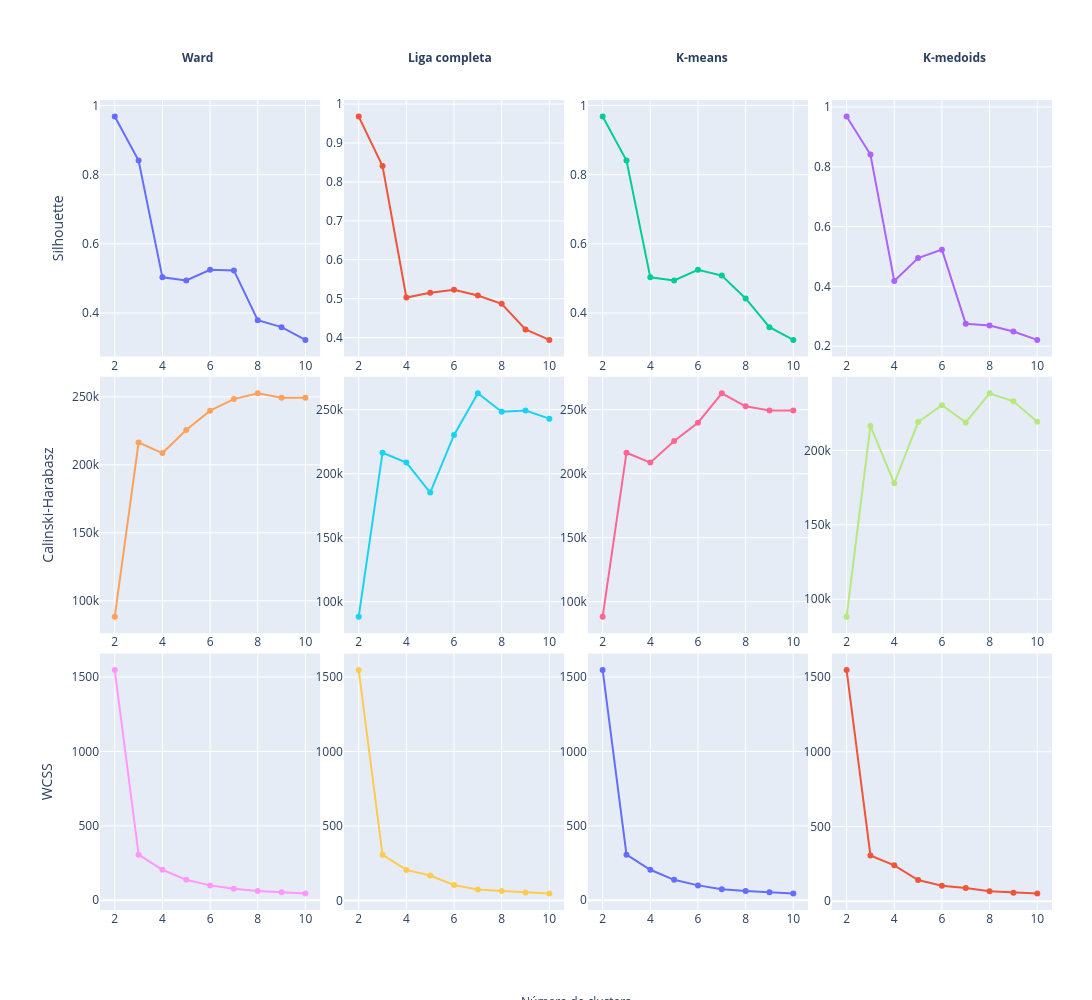

The cell this chart's notebook holds for it:
### Code cell
from plotly.subplots import make_subplots

import plotly.graph_objects as go

fig_metricas = make_subplots(
    rows=3,
    cols=4,
    vertical_spacing=0.025,
    horizontal_spacing=0.025
)

# Nombres de los métodos únicamente en la parte superior
metodos_nombres = ["Ward", "Liga completa", "K-means", "K-medoids"]
posiciones_x = [0.1025, 0.3675, 0.6325, 0.8975]

for x, metodo in zip(posiciones_x, metodos_nombres):
    fig_metricas.add_annotation(
        x=x,
        y=1.04,
        xref="paper",
        yref="paper",
        text=f"<b>{metodo}</b>",
        showarrow=False,
        xanchor="center",
        yanchor="bottom"
    )

# Ocultar visualmente los títulos individuales del eje X.
# El texto global se agrega posteriormente como anotación central.
fig_metricas.update_xaxes(
    title_font=dict(color="rgba(0,0,0,0)")
)

fig_metricas.add_annotation(
    x=0.5,
    y=-0.10,
    xref="paper",
    yref="paper",
    text="Número de clusters",
    showarrow=False,
    xanchor="center",
    yanchor="top"
)

fig_metricas.update_layout(
    margin=dict(t=100, b=90, l=100, r=40)
)

metodos = {
    "Ward": ward,
    "Liga completa": complete,
    "K-means": kmeans,
    "K-medoids": kmedoids
}

metricas = ["Silhouette", "Calinski-Harabasz", "WCSS"]

for fila, metrica in enumerate(metricas, start=1):
    for columna, (metodo, resultados) in enumerate(metodos.items(), start=1):
        fig_metricas.add_trace(
            go.Scatter(
                x=resultados["Número de clusters"],
                y=resultados[metrica],
                mode="lines+markers+text",
                text=None,
                textposition="top center",
                name=metodo,
                showlegend=False
            ),
            row=fila,
            col=columna
        )

fig_metricas.update_xaxes(title_text="Número de clusters")

for fila in range(1, 4):
    fig_metricas.update_yaxes(
        title_text=metricas[fila - 1],
        row=fila,
        col=1
    )

fig_metricas.update_layout(
    title_x=0.5,
    width=1500,
    height=1000,
    showlegend=False
)

fig_metricas.show()

### Figure 1 — Plotly figure (JSON) as saved in the notebook; plotly's stock layout.template omitted (floating-point values rounded to 4 significant figures)
{"data": [{"mode": "lines+markers+text", "name": "Ward", "showlegend": false, "textposition": "top center", "type": "scatter", "x": [2, 3, 4, 5, 6, 7, 8, 9, 10], "xaxis": "x", "y": [0.968, 0.841, 0.503, 0.494, 0.525, 0.523, 0.379, 0.359, 0.322], "yaxis": "y"}, {"mode": "lines+markers+text", "name": "Liga completa", "showlegend": false, "textposition": "top center", "type": "scatter", "x": [2, 3, 4, 5, 6, 7, 8, 9, 10], "xaxis": "x2", "y": [0.968, 0.841, 0.503, 0.515, 0.523, 0.508, 0.487, 0.421, 0.394], "yaxis": "y2"}, {"mode": "lines+markers+text", "name": "K-means", "showlegend": false, "textposition": "top center", "type": "scatter", "x": [2, 3, 4, 5, 6, 7, 8, 9, 10], "xaxis": "x3", "y": [0.968, 0.841, 0.503, 0.494, 0.525, 0.508, 0.442, 0.359, 0.322], "yaxis": "y3"}, {"mode": "lines+markers+text", "name": "K-medoids", "showlegend": false, "textposition": "top center", "type": "scatter", "x": [2, 3, 4, 5, 6, 7, 8, 9, 10], "xaxis": "x4", "y": [0.968, 0.841, 0.418, 0.495, 0.523, 0.275, 0.269, 0.249, 0.221], "yaxis": "y4"}, {"mode": "lines+markers+text", "name": "Ward", "showlegend": false, "textposition": "top center", "type": "scatter", "x": [2, 3, 4, 5, 6, 7, 8, 9, 10], "xaxis": "x5", "y": [88310.0, 216400.0, 208600.0, 225600.0, 239800.0, 248400.0, 252600.0, 249300.0, 249400.0], "yaxis": "y5"}, {"mode": "lines+markers+text", "name": "Liga completa", "showlegend": false, "textposition": "top center", "type": "scatter", "x": [2, 3, 4, 5, 6, 7, 8, 9, 10], "xaxis": "x6", "y": [88310.0, 216400.0, 208600.0, 185200.0, 230300.0, 262800.0, 248400.0, 249400.0, 243000.0], "yaxis": "y6"}, {"mode": "lines+markers+text", "name": "K-means", "showlegend": false, "textposition": "top center", "type": "scatter", "x": [2, 3, 4, 5, 6, 7, 8, 9, 10], "xaxis": "x7", "y": [88310.0, 216400.0, 208600.0, 225600.0, 239800.0, 262800.0, 252600.0, 249300.0, 249400.0], "yaxis": "y7"}, {"mode": "lines+markers+text", "name": "K-medoids", "showlegend": false, "textposition": "top center", "type": "scatter", "x": [2, 3, 4, 5, 6, 7, 8, 9, 10], "xaxis": "x8", "y": [88310.0, 216400.0, 177900.0, 219000.0, 230300.0, 218700.0, 238300.0, 232900.0, 219200.0], "yaxis": "y8"}, {"mode": "lines+markers+text", "name": "Ward", "showlegend": false, "textposition": "top center", "type": "scatter", "x": [2, 3, 4, 5, 6, 7, 8, 9, 10], "xaxis": "x9", "y": [1547.0, 305.9, 204.7, 137.2, 99.72, 77.38, 62.8, 53.52, 45.66], "yaxis": "y9"}, {"mode": "lines+markers+text", "name": "Liga completa", "showlegend": false, "textposition": "top center", "type": "scatter", "x": [2, 3, 4, 5, 6, 7, 8, 9, 10], "xaxis": "x10", "y": [1547.0, 305.9, 204.7, 167.2, 103.9, 73.13, 63.85, 53.52, 46.87], "yaxis": "y10"}, {"mode": "lines+markers+text", "name": "K-means", "showlegend": false, "textposition": "top center", "type": "scatter", "x": [2, 3, 4, 5, 6, 7, 8, 9, 10], "xaxis": "x11", "y": [1547.0, 305.9, 204.7, 137.2, 99.72, 73.13, 62.79, 53.52, 45.66], "yaxis": "y11"}, {"mode": "lines+markers+text", "name": "K-medoids", "showlegend": false, "textposition": "top center", "type": "scatter", "x": [2, 3, 4, 5, 6, 7, 8, 9, 10], "xaxis": "x12", "y": [1547.0, 305.9, 240.0, 141.4, 103.9, 87.85, 66.57, 57.29, 51.96], "yaxis": "y12"}], "layout": {"annotations": [{"showarrow": false, "text": "<b>Ward</b>", "x": 0.1025, "xanchor": "center", "xref": "paper", "y": 1.04, "yanchor": "bottom", "yref": "paper"}, {"showarrow": false, "text": "<b>Liga completa</b>", "x": 0.3675, "xanchor": "center", "xref": "paper", "y": 1.04, "yanchor": "bottom", "yref": "paper"}, {"showarrow": false, "text": "<b>K-means</b>", "x": 0.6325, "xanchor": "center", "xref": "paper", "y": 1.04, "yanchor": "bottom", "yref": "paper"}, {"showarrow": false, "text": "<b>K-medoids</b>", "x": 0.8975, "xanchor": "center", "xref": "paper", "y": 1.04, "yanchor": "bottom", "yref": "paper"}, {"showarrow": false, "text": "Número de clusters", "x": 0.5, "xanchor": "center", "xref": "paper", "y": -0.1, "yanchor": "top", "yref": "paper"}], "height": 1000, "margin": {"b": 90, "l": 100, "r": 40, "t": 100}, "showlegend": false, "title": {"x": 0.5}, "width": 1500, "xaxis": {"anchor": "y", "domain": [0, 0.2313], "title": {"font": {"color": "rgba(0,0,0,0)"}, "text": "Número de clusters"}}, "xaxis10": {"anchor": "y10", "domain": [0.2563, 0.4875], "title": {"font": {"color": "rgba(0,0,0,0)"}, "text": "Número de clusters"}}, "xaxis11": {"anchor": "y11", "domain": [0.5125, 0.7438], "title": {"font": {"color": "rgba(0,0,0,0)"}, "text": "Número de clusters"}}, "xaxis12": {"anchor": "y12", "domain": [0.7688, 1], "title": {"font": {"color": "rgba(0,0,0,0)"}, "text": "Número de clusters"}}, "xaxis2": {"anchor": "y2", "domain": [0.2563, 0.4875], "title": {"font": {"color": "rgba(0,0,0,0)"}, "text": "Número de clusters"}}, "xaxis3": {"anchor": "y3", "domain": [0.5125, 0.7438], "title": {"font": {"color": "rgba(0,0,0,0)"}, "text": "Número de clusters"}}, "xaxis4": {"anchor": "y4", "domain": [0.7688, 1], "title": {"font": {"color": "rgba(0,0,0,0)"}, "text": "Número de clusters"}}, "xaxis5": {"anchor": "y5", "domain": [0, 0.2313], "title": {"font": {"color": "rgba(0,0,0,0)"}, "text": "Número de clusters"}}, "xaxis6": {"anchor": "y6", "domain": [0.2563, 0.4875], "title": {"font": {"color": "rgba(0,0,0,0)"}, "text": "Número de clusters"}}, "xaxis7": {"anchor": "y7", "domain": [0.5125, 0.7438], "title": {"font": {"color": "rgba(0,0,0,0)"}, "text": "Número de clusters"}}, "xaxis8": {"anchor": "y8", "domain": [0.7688, 1], "title": {"font": {"color": "rgba(0,0,0,0)"}, "text": "Número de clusters"}}, "xaxis9": {"anchor": "y9", "domain": [0, 0.2313], "title": {"font": {"color": "rgba(0,0,0,0)"}, "text": "Número de clusters"}}, "yaxis": {"anchor": "x", "domain": [0.6833, 1], "title": {"text": "Silhouette"}}, "yaxis10": {"anchor": "x10", "domain": [0, 0.3167]}, "yaxis11": {"anchor": "x11", "domain": [0, 0.3167]}, "yaxis12": {"anchor": "x12", "domain": [0, 0.3167]}, "yaxis2": {"anchor": "x2", "domain": [0.6833, 1]}, "yaxis3": {"anchor": "x3", "domain": [0.6833, 1]}, "yaxis4": {"anchor": "x4", "domain": [0.6833, 1]}, "yaxis5": {"anchor": "x5", "domain": [0.3417, 0.6583], "title": {"text": "Calinski-Harabasz"}}, "yaxis6": {"anchor": "x6", "domain": [0.3417, 0.6583]}, "yaxis7": {"anchor": "x7", "domain": [0.3417, 0.6583]}, "yaxis8": {"anchor": "x8", "domain": [0.3417, 0.6583]}, "yaxis9": {"anchor": "x9", "domain": [0, 0.3167], "title": {"text": "WCSS"}}}}
